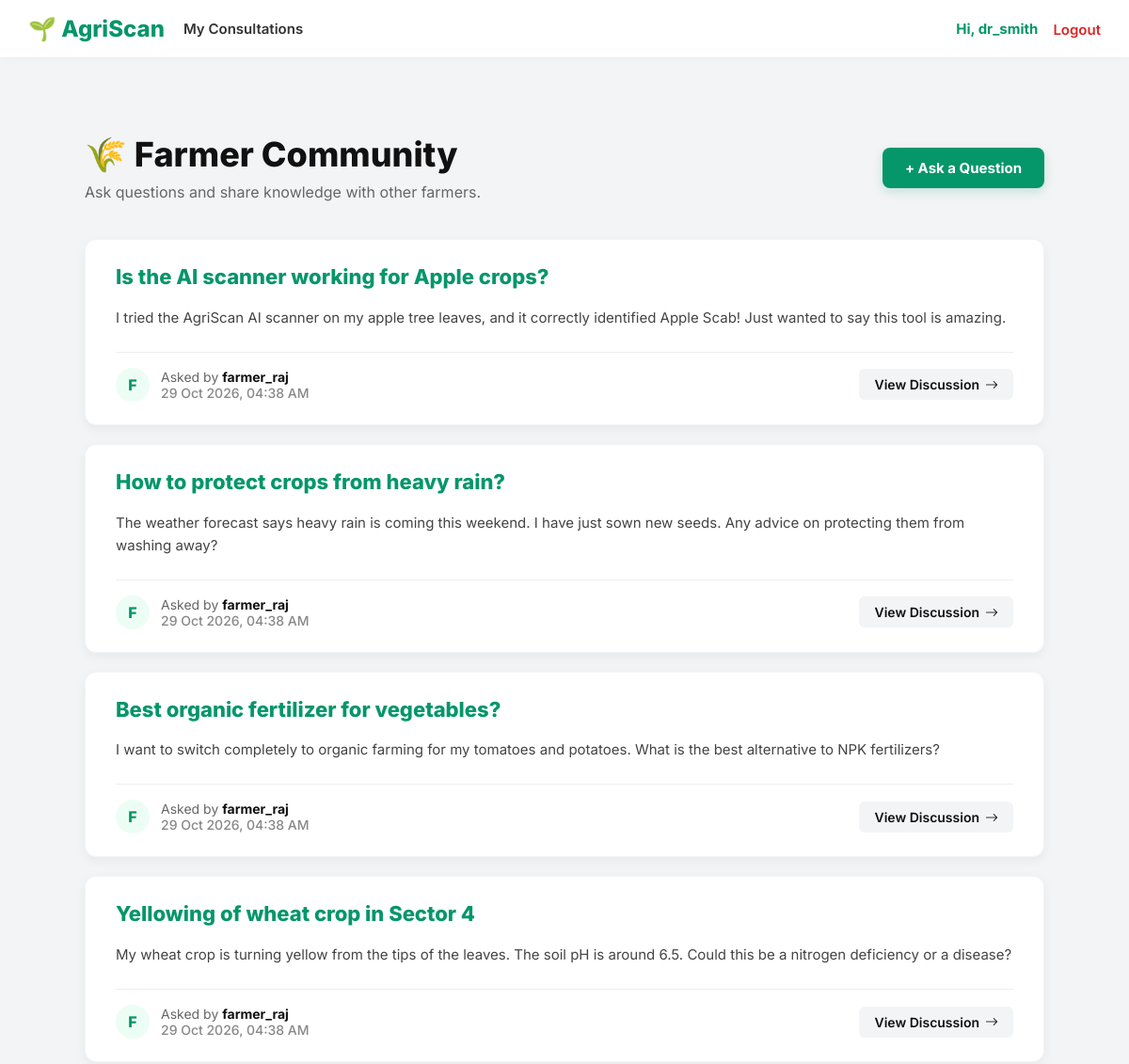
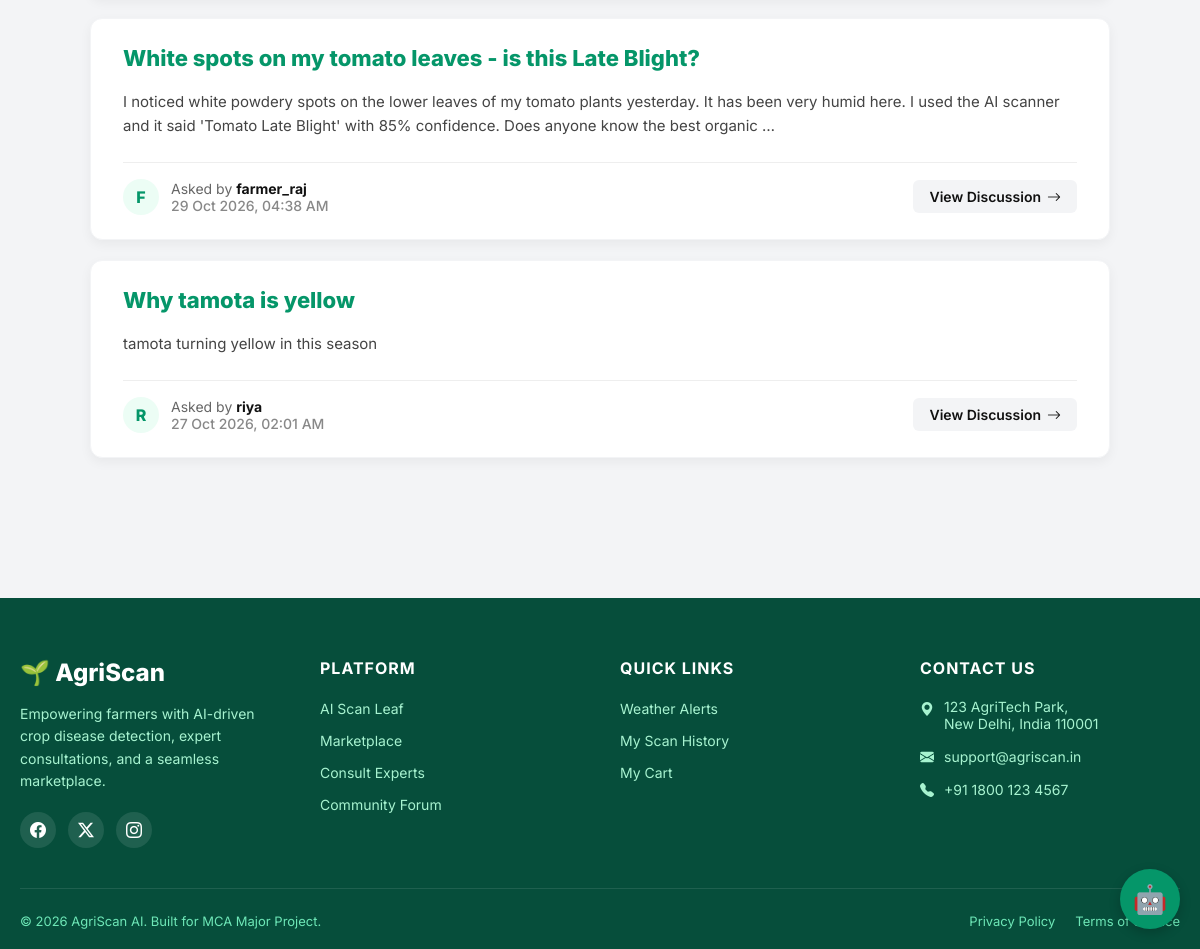
/community/forum/ (signed in), run on the app's committed database (2 pictures, top to bottom).
### accounts/models.py (models this page shows)
class User(AbstractUser):
    ROLE_CHOICES = (
        ('farmer', 'Farmer'),
        ('agronomist', 'Agronomist'),
        ('seller', 'Seller'),
        ('admin', 'Admin'),
    )
    role = models.CharField(max_length=20, choices=ROLE_CHOICES, default='farmer')
    phone = models.CharField(max_length=15, blank=True)

### community/models.py (models this page shows)
class ForumPost(models.Model):
    author = models.ForeignKey(User, on_delete=models.CASCADE)
    title = models.CharField(max_length=200)
    content = models.TextField()
    created_at = models.DateTimeField(auto_now_add=True)

### community/views.py (the view)
# urls.py: path('forum/', views.forum_list, name='forum_list'),
def forum_list(request):
    posts = ForumPost.objects.all().order_by('-created_at')
    return render(request, 'community/forum_list.html', {'posts': posts})

### templates/community/forum_list.html (shortened to what this page needs)
{% extends "base.html" %}
{% block content %}
<div class="forum-container">
    <div class="forum-header">
        <div>
            <h1 style="font-size: 36px; font-weight: 800; color: #111; margin-bottom: 8px;">🌾 Farmer Community</h1>
            <p style="color: #666; font-size: 16px;">Ask questions and share knowledge with other farmers.</p>
        </div>
        <a href="{% url 'create_post' %}" style="background: #059669; color: white; padding: 12px 24px; border-radius: 8px; text-decoration: none; font-weight: 700; font-size: 15px; box-shadow: 0 4px 12px rgba(5, 150, 105, 0.2); transition: 0.2s;">
            + Ask a Question
        </a>
    </div>
    {% for post in posts %}
    <div class="forum-card">
        <a href="{% url 'post_detail' post.id %}" class="forum-title">
            {{ post.title }}
        </a>
        <p class="forum-content">
            {{ post.content|truncatewords:40 }}
        </p>
        <div class="forum-meta">
            <div class="author-info">
                <div class="avatar">{{ post.author.username|first|upper }}</div>
                <div>
                    <div class="author-text">Asked by <strong>{{ post.author.username }}</strong></div>
                    <div class="date-text">{{ post.created_at|date:"d M Y, h:i A" }}</div>
                </div>
            </div>
            <a href="{% url 'post_detail' post.id %}" class="read-more-btn">
                View Discussion <i class="bi bi-arrow-right"></i>
            </a>
        </div>
    </div>
    {% endfor %}
</div>
{% endblock %}

### templates/base.html (shortened to what this page needs)
{% load static %}
<!DOCTYPE html>
<html lang="en">
<head>
    <link href="https://cdn.jsdelivr.net/npm/bootstrap-icons@1.11.0/font/bootstrap-icons.css" rel="stylesheet">
    <link rel="stylesheet" href="{% static 'css/style.css' %}">
</head>
<body>
<nav class="navbar" style="background: white; border-bottom: 1px solid #eee; box-shadow: 0 2px 10px rgba(0,0,0,0.02);">
    <div class="nav-container" style="display: flex; justify-content: space-between; align-items: center; width: 100%; max-width: 1400px; margin: 0 auto; padding: 16px 30px; box-sizing: border-box; gap: 20px;">
        <div style="display: flex; align-items: center; gap: 20px; flex-shrink: 1; overflow: hidden;">
            <a href="/" class="brand" style="font-size: 24px; font-weight: 800; color: #059669; text-decoration: none; white-space: nowrap; flex-shrink: 0;">
                🌱 AgriScan
            </a>
            <div class="nav-links" style="display: flex; align-items: center; gap: 20px; white-space: nowrap;">
                {% if user.is_authenticated %}
                    {% if user.is_superuser or user.role == 'admin' %}
                        <a href="{% url 'admin_dashboard' %}" style="font-size: 15px; font-weight: 600; color: #333; text-decoration: none;">Analytics</a>
                        {% if user.is_superuser %}
                            <a href="/admin/" target="_blank" style="font-size: 15px; font-weight: 600; color: #333; text-decoration: none;">Django Admin ⚙️</a>
                        {% endif %}
                    {% elif user.role == 'seller' %}
                        <a href="{% url 'seller_dashboard' %}" style="font-size: 15px; font-weight: 600; color: #333; text-decoration: none;">Seller Dashboard</a>
                        <a href="{% url 'store' %}" style="font-size: 15px; font-weight: 600; color: #333; text-decoration: none;">View Store</a>
                    {% elif user.role == 'agronomist' %}
                        <a href="{% url 'agronomist_dashboard' %}" style="font-size: 15px; font-weight: 600; color: #333; text-decoration: none;">My Consultations</a>
                    {% endif %}
                {% endif %}
            </div>
        </div>
        <div style="display: flex; align-items: center; gap: 16px; white-space: nowrap; flex-shrink: 0; margin-left: 20px;">
            {% if user.is_authenticated %}
                <span style="font-size: 15px; font-weight: 700; color: #059669;">
                    Hi, {{ user.username }}
                </span>
                <form method="post" action="{% url 'logout' %}" style="margin: 0;">
                    <button type="submit" style="background: none; border: none; cursor: pointer; font-family: inherit; font-size: 15px; font-weight: 600; color: #dc2626; padding: 0;">Logout</button>
                </form>
            {% endif %}
        </div>
    </div>
</nav>
<main class="container">
    {% block content %}{% endblock %}
</main>
<footer style="background: #064E3B; color: #D1FAE5; padding: 60px 0 20px 0; margin-top: 60px; font-family: 'Inter', sans-serif;">
    <div style="max-width: 1200px; margin: 0 auto; padding: 0 20px;">
        <div style="display: grid; grid-template-columns: repeat(auto-fit, minmax(200px, 1fr)); gap: 40px; margin-bottom: 40px;">
            <div>
                <a href="{% url 'home' %}" style="display: flex; align-items: center; gap: 8px; font-size: 24px; font-weight: 800; color: white; text-decoration: none; margin-bottom: 16px;">
                    🌱 AgriScan
                </a>
                <p style="font-size: 14px; line-height: 1.6; color: #A7F3D0; margin-bottom: 20px;">
                    Empowering farmers with AI-driven crop disease detection, expert consultations, and a seamless marketplace.
                </p>
                <div style="display: flex; gap: 12px;">
                    <a href="#" style="color: white; background: rgba(255,255,255,0.1); width: 36px; height: 36px; display: flex; align-items: center; justify-content: center; border-radius: 50%; text-decoration: none;"><i class="bi bi-facebook"></i></a>
                    <a href="#" style="color: white; background: rgba(255,255,255,0.1); width: 36px; height: 36px; display: flex; align-items: center; justify-content: center; border-radius: 50%; text-decoration: none;"><i class="bi bi-twitter-x"></i></a>
                    <a href="#" style="color: white; background: rgba(255,255,255,0.1); width: 36px; height: 36px; display: flex; align-items: center; justify-content: center; border-radius: 50%; text-decoration: none;"><i class="bi bi-instagram"></i></a>
                </div>
            </div>
            <div>
                <h4 style="color: white; font-size: 16px; font-weight: 700; margin-bottom: 20px; text-transform: uppercase; letter-spacing: 1px;">Platform</h4>
                <ul style="list-style: none; padding: 0; margin: 0; display: flex; flex-direction: column; gap: 12px;">
                    <li><a href="{% url 'home' %}" style="color: #A7F3D0; text-decoration: none; font-size: 14px;">AI Scan Leaf</a></li>
                    <li><a href="{% url 'store' %}" style="color: #A7F3D0; text-decoration: none; font-size: 14px;">Marketplace</a></li>
                    <li><a href="{% url 'expert_list' %}" style="color: #A7F3D0; text-decoration: none; font-size: 14px;">Consult Experts</a></li>
                    <li><a href="{% url 'forum_list' %}" style="color: #A7F3D0; text-decoration: none; font-size: 14px;">Community Forum</a></li>
                </ul>
            </div>
            <div>
                <h4 style="color: white; font-size: 16px; font-weight: 700; margin-bottom: 20px; text-transform: uppercase; letter-spacing: 1px;">Quick Links</h4>
                <ul style="list-style: none; padding: 0; margin: 0; display: flex; flex-direction: column; gap: 12px;">
                    <li><a href="{% url 'weather_dashboard' %}" style="color: #A7F3D0; text-decoration: none; font-size: 14px;">Weather Alerts</a></li>
                    <li><a href="{% url 'history' %}" style="color: #A7F3D0; text-decoration: none; font-size: 14px;">My Scan History</a></li>
                    <li><a href="{% url 'view_cart' %}" style="color: #A7F3D0; text-decoration: none; font-size: 14px;">My Cart</a></li>
                </ul>
            </div>
            <div>
                <h4 style="color: white; font-size: 16px; font-weight: 700; margin-bottom: 20px; text-transform: uppercase; letter-spacing: 1px;">Contact Us</h4>
                <ul style="list-style: none; padding: 0; margin: 0; display: flex; flex-direction: column; gap: 16px; font-size: 14px; color: #A7F3D0;">
                    <li style="display: flex; gap: 10px; align-items: flex-start;">
                        <i class="bi bi-geo-alt-fill" style="margin-top: 2px;"></i>
                        <span>123 AgriTech Park,<br>New Delhi, India 110001</span>
                    </li>
                    <li style="display: flex; gap: 10px; align-items: center;">
                        <i class="bi bi-envelope-fill"></i>
                        <span>support@agriscan.in</span>
                    </li>
                    <li style="display: flex; gap: 10px; align-items: center;">
                        <i class="bi bi-telephone-fill"></i>
                        <span>+91 1800 123 4567</span>
                    </li>
                </ul>
            </div>
        </div>
        <div style="border-top: 1px solid rgba(255,255,255,0.1); padding-top: 24px; display: flex; justify-content: space-between; align-items: center; flex-wrap: wrap; gap: 16px; font-size: 13px; color: #6EE7B7;">
            <p style="margin: 0;">&copy; 2026 AgriScan AI. Built for MCA Major Project.</p>
            <div style="display: flex; gap: 20px;">
                <a href="#" style="color: #6EE7B7; text-decoration: none;">Privacy Policy</a>
                <a href="#" style="color: #6EE7B7; text-decoration: none;">Terms of Service</a>
            </div>
        </div>
    </div>
</footer>
{% if '/login/' not in request.path and '/register/' not in request.path %}
<div id="chatbot-btn" style="position: fixed; bottom: 20px; right: 20px; background: #059669; color: white; width: 60px; height: 60px; border-radius: 50%; display: flex; align-items: center; justify-content: center; font-size: 28px; cursor: pointer; box-shadow: 0 4px 12px rgba(0,0,0,0.2); z-index: 1000;">
    🤖
</div>
{% endif %}
</body>
</html>

### static/css/style.css (style rules this page uses)
:root { --primary: #059669; --primary-dark: #047857; --bg: #F3F4F6; --card-bg: #FFFFFF; --text-main: #111827; --text-muted: #6B7280; --border: #E5E7EB; --shadow: 0 10px 25px rgba(0,0,0,0.05); }
* { box-sizing: border-box; margin: 0; padding: 0; }
body { font-family: 'Inter', sans-serif; background: var(--bg); color: var(--text-main); display: flex; flex-direction: column; min-height: 100vh; }
.container { max-width: 1100px; margin: 0 auto; padding: 40px 20px; flex: 1; }
.navbar { background: var(--card-bg); box-shadow: 0 2px 10px rgba(0,0,0,0.05); position: sticky; top: 0; z-index: 100; }
.nav-container { max-width: 1100px; margin: 0 auto; padding: 16px 20px; display: flex; justify-content: space-between; align-items: center; }
.brand { font-size: 22px; font-weight: 800; color: var(--primary); text-decoration: none; }
.nav-links { display: flex; gap: 24px; align-items: center; }
.nav-links a { text-decoration: none; color: var(--text-main); font-weight: 500; font-size: 15px; }

### templates/base.html (style rules this page uses)
body { display: flex; flex-direction: column; min-height: 100vh; margin: 0; }
main { flex: 1 0 auto; }

### templates/community/forum_list.html (style rules this page uses)
.forum-container { max-width: 1200px; margin: 40px auto; padding: 0 20px; }
.forum-header { display: flex; justify-content: space-between; align-items: center; margin-bottom: 40px; flex-wrap: wrap; gap: 16px; }
.forum-card { background: white; border-radius: 12px; padding: 24px 32px; margin-bottom: 20px; box-shadow: 0 4px 12px rgba(0,0,0,0.05); border: 1px solid #F3F4F6; transition: transform 0.2s, box-shadow 0.2s; display: flex; flex-direction: column; gap: 16px; }
.forum-title { font-size: 22px; font-weight: 800; color: #059669; text-decoration: none; margin: 0; line-height: 1.4; }
.forum-content { color: #444; font-size: 15px; line-height: 1.6; margin: 0; }
.forum-meta { display: flex; justify-content: space-between; align-items: center; border-top: 1px solid #eee; padding-top: 16px; margin-top: 8px; }
.author-info { display: flex; align-items: center; gap: 12px; }
.avatar { width: 36px; height: 36px; background: #ECFDF5; color: #059669; border-radius: 50%; display: flex; align-items: center; justify-content: center; font-weight: 800; font-size: 16px; }
.author-text { font-size: 14px; color: #666; }
.author-text strong { color: #111; }
.date-text { font-size: 14px; color: #888; font-weight: 500; }
.read-more-btn { background: #F3F4F6; color: #111; padding: 8px 16px; border-radius: 6px; text-decoration: none; font-weight: 600; font-size: 14px; transition: 0.2s; display: inline-flex; align-items: center; gap: 6px; }

### data on the page
User: username "dr_smith"
ForumPost: title "Is the AI scanner working for Apple crops?", content "I tried the AgriScan AI scanner on my apple tree leaves, and it correctly identified Apple Scab! Just wanted to say this tool is amazing.", author.username|first "F", author.username "farmer_raj", created_at "29 Oct 2026, 04:38 AM"
ForumPost: title "How to protect crops from heavy rain?", content "The weather forecast says heavy rain is coming this weekend. I have just sown new seeds. Any advice on protecting them from washing away?", author.username|first "F", author.username "farmer_raj", created_at "29 Oct 2026, 04:38 AM"
ForumPost: title "Best organic fertilizer for vegetables?", content "I want to switch completely to organic farming for my tomatoes and potatoes. What is the best alternative to NPK fertilizers?", author.username|first "F", author.username "farmer_raj", created_at "29 Oct 2026, 04:38 AM"
ForumPost: title "Yellowing of wheat crop in Sector 4", content "My wheat crop is turning yellow from the tips of the leaves. The soil pH is around 6.5. Could this be a nitrogen deficiency or a disease?", author.username|first "F", author.username "farmer_raj", created_at "29 Oct 2026, 04:38 AM"
ForumPost: title "White spots on my tomato leaves - is this Late Blight?", content "I noticed white powdery spots on the lower leaves of my tomato plants yesterday. It has been very humid here. I used the AI scanner and it said 'Tomato Late Blight' with 85% confidence. Does anyone know the best organic …", author.username|first "F", author.username "farmer_raj", created_at "29 Oct 2026, 04:38 AM"
ForumPost: title "Why tamota is yellow", content "tamota turning yellow in this season", author.username|first "R", author.username "riya", created_at "27 Oct 2026, 02:01 AM"
